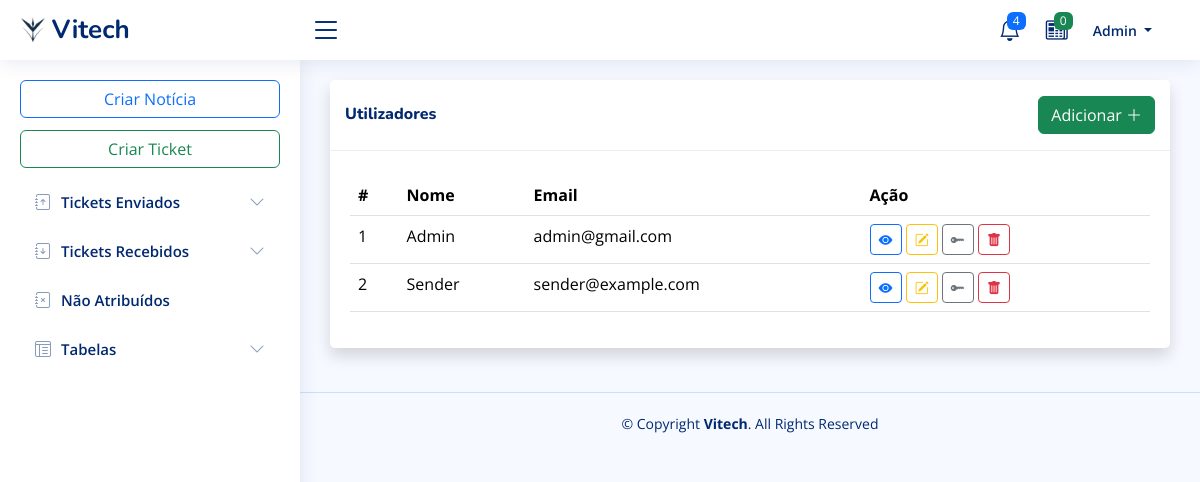
The page /?op=5 (signed in) on the database its author committed.
### tables this page shows
CREATE TABLE `user` (
  `id_user` int(9) NOT NULL,
  `nome` varchar(50) NOT NULL,
  `username` varchar(20) NOT NULL,
  `password` char(40) NOT NULL,
  `email` varchar(100) NOT NULL,
  `telefone` int(9) DEFAULT NULL,
  `status` char(1) NOT NULL
);

### db/libphp.php (called while the page is built, shortened)
<?php
function getUser($con)
{
    $query = "SELECT id_user, nome, email, telefone
    FROM user ";
    $query_run = mysqli_query($con, $query);
    if ($query_run && mysqli_num_rows($query_run) > 0) {
        $user = [];
        while ($row = mysqli_fetch_assoc($query_run)) {
            $user[] = $row;
        }
        return $user;
    } else {
        return false;
    }
}
?>

### pag/users/user.php (the view, shortened to what this page needs)
<?php
require './db/dbcon.php';
?>
<div class="card shadow mb-4">
    <div class="card-header py-3">
        <div class="d-flex justify-content-between align-items-center">
            <h6 class="m-0" style="font-weight:800; color: #012970;">Utilizadores</h6>
            <button type="button" class="btn btn-success" id="addBtn">
                Adicionar <i class="bi bi-plus-lg"></i>
            </button>
        </div>
    </div>
    <div class="card-body">
        <div class="table-responsive mt-4">
            <table class="table table-hover datatable" id="datatable" width="100%" cellspacing="0">
                <thead>
                    <tr>
                        <th>#</th>
                        <th>Nome</th>
                        <th>Email</th>
                        <th>Ação</th>
                    </tr>
                </thead>
                <tbody>
                    <?php
                    $user = getUser($con);
                    if (!empty($user)) {
                        foreach ($user as $row) {
                            ?>
                            <tr>
                                <td><?= $row['id_user'] ?></td>
                                <td><?= $row['nome'] ?></td>
                                <td><?= $row['email'] ?></td>
                                <td>
                                    <button type="button" class="btn btn-outline-primary btn-sm verMaisbtn"
                                        data-toggle="tooltip" data-placement="top" title="Ver Mais" data-toggle="modal"
                                        data-target="#viewModal" data-userid="<?= $row['id_user']; ?>">
                                        <i class="bi bi-eye-fill"></i>
                                    </button>
                                    <button type="button" data-userid="<?= $row['id_user']; ?>" data-toggle="tooltip"
                                        data-placement="top" title="Editar Dados"
                                        class="btn btn-outline-warning btn-sm editarBtn">
                                        <i class="bi bi-pencil-square"></i>
                                    </button>
                                    <button type="button" data-userid="<?= $row['id_user']; ?>" data-toggle="tooltip"
                                        data-placement="top" title="Alterar Palavra-Passe"
                                        class="btn btn-outline-secondary btn-sm passBtn">
                                        <i class="bi bi-key-fill"></i>
                                    </button>
                                    <button type="button" data-userid="<?= $row['id_user']; ?>" data-toggle="tooltip"
                                        data-placement="top" title="Eliminar" class="btn btn-outline-danger btn-sm deleteBtn">
                                        <i class="bi bi-trash-fill"></i>
                                    </button>
                                </td>
                            </tr>
                            <?php
                        }
                    }
                    ?>
                </tbody>
            </table>
        </div>
    </div>
</div>

### assets/css/style.css (style rules this page uses)
:root { scroll-behavior: smooth; }
body { font-family: "Open Sans", sans-serif; background: #f6f9ff; color: #444444; }
h1, h2, h3, h4, h5, h6 { font-family: "Nunito", sans-serif; }
.card { margin-bottom: 30px; border: none; border-radius: 5px; box-shadow: 0px 0 30px rgba(1, 41, 112, 0.1); }
.card-header, .card-footer { border-color: #ebeef4; background-color: #fff; color: #798eb3; padding: 15px; }
.card-body { padding: 0 20px 20px 20px; }

### rows shown on the page
user: id_user "1", nome "Admin", email "admin@gmail.com"
user: id_user "2", nome "Sender", email "sender@example.com"

### other values the page prints
$count "0"
$_SESSION['user']['nome'] "Admin"
